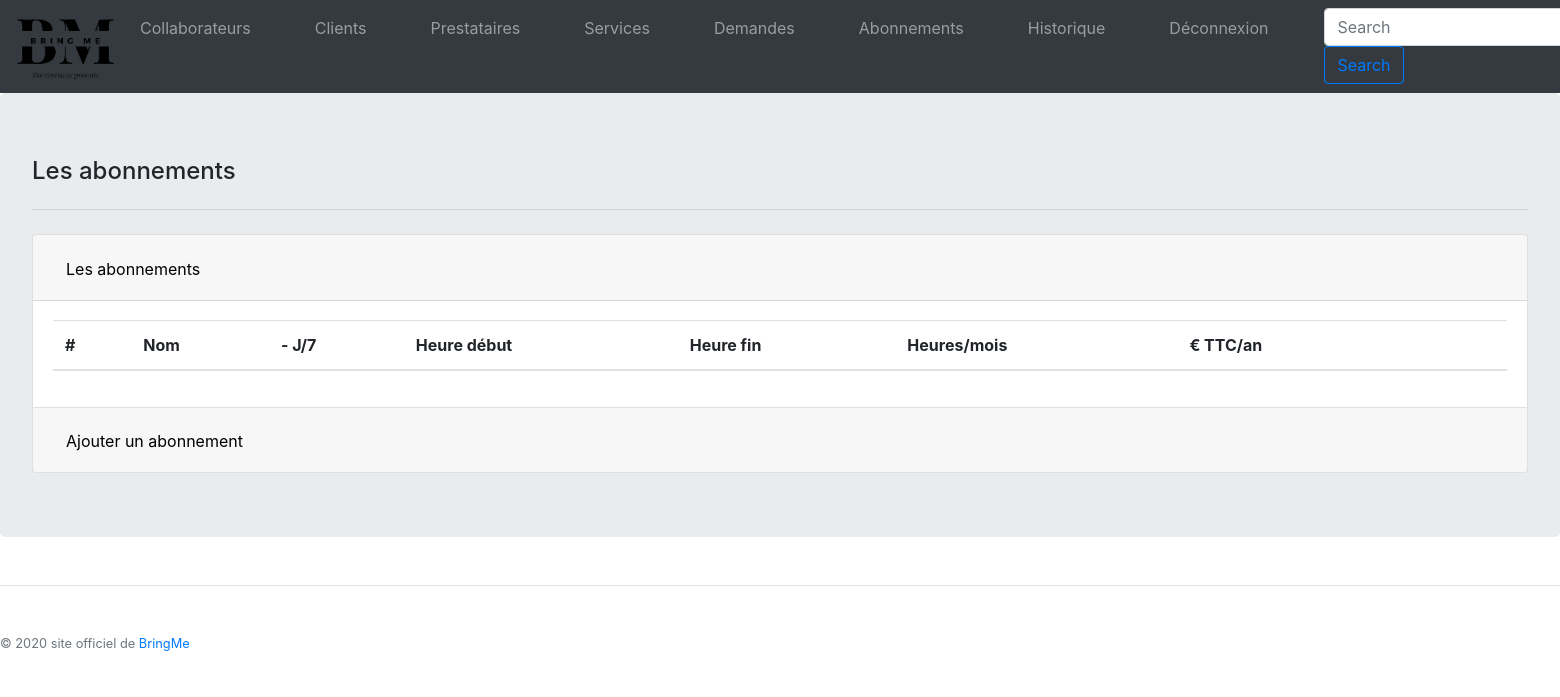
The app's page /back/subscription.php, older data.
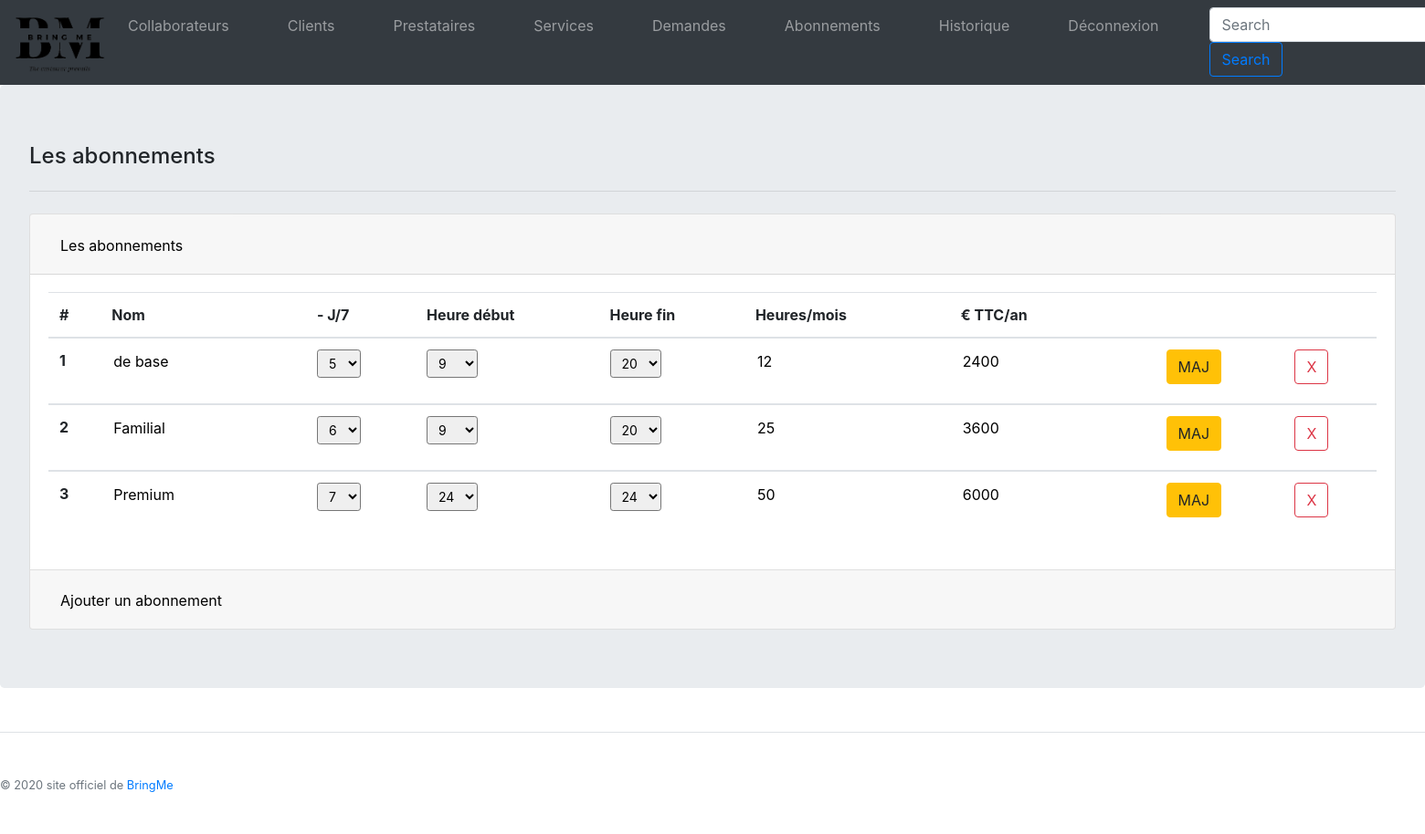
The same page, newer data.
### tables this page shows
CREATE TABLE IF NOT EXISTS `SUBSCRIPTION` (
  `idSub` INT AUTO_INCREMENT,
  `subName` VARCHAR(20),
  `subDays` INT,
  `subHourStart` INT,
  `subHourEnd` INT,
  `subHour` INT,
  `subPrice` FLOAT,
  `subStripeId` VARCHAR(100),
  PRIMARY KEY (`idSub`));

### back/subscription.php (the view, shortened to what this page needs)
<?php include('../include/config.php');
$query = $pdo->prepare('SELECT * FROM SUBSCRIPTION');
$query->execute();
$resultats = $query->fetchAll();
?>
<!DOCTYPE html>
<html>
<head>
  <link rel="stylesheet" href="../css/bootstrap.min.css">
  <link rel="stylesheet" href="../css/inscription.css">
</head>
<body>
 <?php include('../include/config.php');
 include('../css/linkCss.php');
 include('include/headerBack.php');
 ?>
<div class="jumbotron table-responsive-xl">
        <h4>Les abonnements</h4>
        <hr class="my-4">
<div class="accordion" id="accordionExample">
  <div class="card">
    <div class="card-header" id="headingOne">
      <h2 class="mb-0">
        <button class="btn collaborateur" type="button" data-toggle="collapse" data-target="#collapseOne" aria-expanded="true" aria-controls="collapseOne">
          Les abonnements
        </button>
      </h2>
    </div>
    <div id="collapseOne" class="collapse show" aria-labelledby="headingOne" data-parent="#accordionExample">
      <div class="card-body">
        <table class="table table-hover">
            <thead>
              <tr>
                <th scope="col">#</th>
                <th scope="col">Nom</th>
                <th scope="col">- J/7</th>
                <th scope="col">Heure début</th>
                <th scope="col">Heure fin</th>
                <th scope="col">Heures/mois</th>
                <th scope="col"> € TTC/an</th>
                <th scope="col"> </th>
                <th scope="col"> </th>
              </tr>
            </thead>
          <?php
              foreach ($resultats as $sub) { ?>
                <tbody>
                  <tr <?php if (isset($_GET['subSelected']) && $_GET['subSelected'] == $sub['idSub']){ echo 'class="table-active"'; }?>>
                    <form action="PHP/subMAJ.php" method="POST">
                      <th scope="row"><?php echo $sub['idSub']; ?></th>
                          <td>
                            <input type="text" class="input" name="name" value="<?php echo $sub['subName']; ?>">
                          </td>
                          <td>
                            <div class="form-group">
                              <select class="form-control-sm" name="days">
                                <option <?php if ($sub['subDays'] == 5){ echo 'selected'; }?>>5</option>
                                <option <?php if ($sub['subDays'] == 6){ echo 'selected'; }?>>6</option>
                                <option <?php if ($sub['subDays'] == 7){ echo 'selected'; }?>>7</option>
                              </select>
                            </div>
                          </td>
                          <td>
                             <div class="form-group">
                              <select class="form-control-sm" name="start">
                                <option <?php if ($sub['subHourStart'] == 9){ echo 'selected'; }?>>9</option>
                                <option <?php if ($sub['subHourStart'] == 24){ echo 'selected'; }?>>24</option>
                              </select>
                            </div>
                          </td>
                          <td>
                             <div class="form-group">
                              <select class="form-control-sm" name="end">
                                <option <?php if ($sub['subHourEnd'] == 20){ echo 'selected';}?>>20</option>
                                <option <?php if ($sub['subHourEnd'] == 24){ echo 'selected'; }?>>24</option>
                              </select>
                            </div>
                          </td>
                          <td>
                             <input type="text" class="input" name="hour" value="<?php echo $sub['subHour']; ?>">
                          </td>
                          <td>
                            <input type="text" class="input" name="price" value="<?php echo $sub['subPrice']; ?>">
                          </td>
                          <td>
                            <input type="submit" name="updateSub" class = "btn btn-warning" value="MAJ">
                          </td>
                          <td>
                            <input type="submit" name="delete" class="btn btn-outline-danger "value="X">
                          </td>
                    </form>
                  </tr>
                </tbody>
          <?php } ?>
        </table>
      </div>
    </div>
  </div>
  <div class="card">
    <div class="card-header" id="headingTwo">
      <h2 class="mb-0">
        <button class="btn collaborateur collapsed" type="button" data-toggle="collapse" data-target="#collapseTwo" aria-expanded="false" aria-controls="collapseTwo">
          Ajouter un abonnement
        </button>
      </h2>
    </div>
  </div>
</div>
</div>
  <?php include('../include/footer.php'); ?>
</body>
</html>

### css/linkCss.php (shortened to what this page needs)
<link rel="stylesheet" href="https://stackpath.bootstrapcdn.com/bootstrap/4.4.1/css/bootstrap.min.css"
integrity="sha384-Vkoo8x4CGsO3+Hhxv8T/Q5PaXtkKtu6ug5TOeNV6gBiFeWPGFN9MuhOf23Q9Ifjh">
<link rel="stylesheet" href="css/header.css">

### back/include/headerBack.php
<link rel="stylesheet" href="../css/header.css">
<link rel="stylesheet" href="../css/back.css">
<header>
    <nav class="navbar navbar-expand-lg navbar-dark bg-dark ">
        <a class="navbar-brand" href="indexBack.php">
            <img src="../images/logo.png">
        </a>
        <div class="collapse navbar-collapse" id="navbarSupportedContent">
            <ul class="navbar-nav mr-auto">
                <li class="nav-item">
                    <a class="nav-link" href="employee.php">Collaborateurs </a>
                </li>
                <li class="nav-item">
                    <a class="nav-link" href="user.php">Clients</a>
                </li>
                <li class="nav-item dropdown">
                    <a class="nav-link" href="provider.php">Prestataires</a>
                </li>
                <li class="nav-item">
                    <a class="nav-link" href="service.php">Services</a>
                </li>
                <li class="nav-item">
                    <a class="nav-link" href="request.php">Demandes</a>
                </li>
                <li class="nav-item">
                    <a class="nav-link" href="subscription.php">Abonnements </a>
                </li>
                <li class="nav-item">
                    <a class="nav-link" href="history.php">Historique </a>
                </li>
                <li class="nav-item">
                    <a class="nav-link" href="../PHP/deconnexion.php">Déconnexion </a>
                </li>
                <li class="nav-item">
                    <form class="form-inline my-2 my-lg-0" action="indexBack.php" method="POST">
                        <input class="form-control mr-sm-2" type="search" placeholder="Search" aria-label="Search" name="searchInput">
                        <button class="btn btn-outline-primary my-2 my-sm-0" type="submit">Search</button>
                    </form>
                </li>
            </ul>
        </div>
    </nav>
</header>

### include/footer.php (shortened to what this page needs)
<footer class="pt-4 my-md-5 pt-md-5 border-top">
   <div class="row">
     <div class="col-12 col-md">
       <small class="d-block mb-3 text-muted">	<p> © <?php echo date('Y'); ?> site officiel de <a class="lien" href="../index.php"> BringMe </a></p>
	</small>
     </div>
   </div>
</footer>

### css/header.css (style rules this page uses)
img { max-height: 100px; max-width: 100px; }
header a { text-decoration: none; color: white; }

### css/back.css (style rules this page uses)
input { background-color:transparent; border: 0px solid; }
.navbar-expand-lg .navbar-nav .nav-link { padding-right: 3.5rem; }
.input { width: 111px; }
.collaborateur { color: #000; text-decoration: none; }

Row changes from the older to the newer data that the page shows:
added subscription: idSub "1", name "de base", days "5", start "9", end "20", hour "12", price "2400"
added subscription: idSub "2", name "Familial", days "6", start "9", end "20", hour "25", price "3600"
added subscription: idSub "3", name "Premium", days "7", start "24", end "24", hour "50", price "6000"
